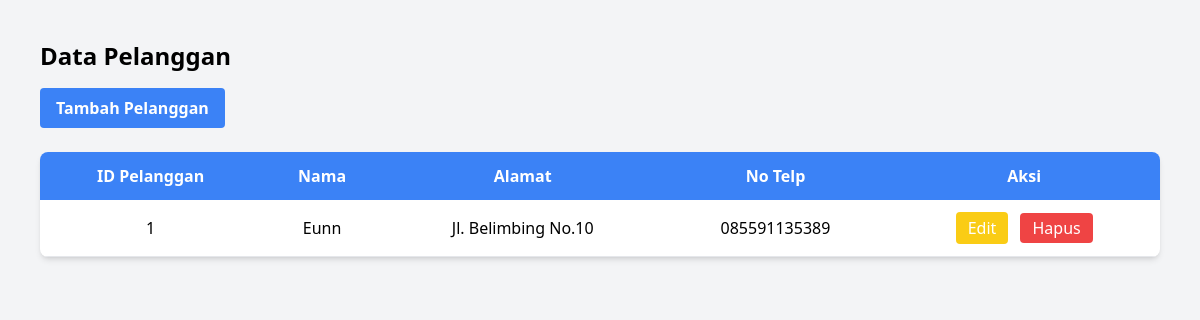
Page /pages/pelanggan.php (signed in) on the committed database.
### tables this page shows
CREATE TABLE `pelanggan` (
  `Id_pelanggan` int(11) NOT NULL,
  `Nama` varchar(50) DEFAULT NULL,
  `Alamat` varchar(100) DEFAULT NULL,
  `No_telp` varchar(15) DEFAULT NULL
);

### pages/pelanggan.php (the view, shortened to what this page needs)
<?php
include '../include/db.php';
$sql = "SELECT * FROM pelanggan ORDER BY Id_pelanggan ASC";
$result = $conn->query($sql);
?>
<!DOCTYPE html>
<html lang="en">
<head>
    <script src="https://cdn.tailwindcss.com"></script>
</head>
<body class="bg-gray-100 p-10">
    <h1 class="text-2xl font-bold mb-4">Data Pelanggan</h1>
    <button onclick="openAddModal()" class="bg-blue-500 hover:bg-blue-700 text-white font-bold py-2 px-4 rounded mb-6">
        Tambah Pelanggan
    </button>
    <table class="w-full bg-white shadow-md rounded-lg overflow-hidden">
        <thead class="bg-blue-500 text-white">
            <tr>
                <th class="p-3">ID Pelanggan</th>
                <th class="p-3">Nama</th>
                <th class="p-3">Alamat</th>
                <th class="p-3">No Telp</th>
                <th class="p-3">Aksi</th>
            </tr>
        </thead>
        <tbody>
            <?php while ($row = $result->fetch_assoc()): ?>
            <tr class="border-b">
                <td class="p-3 text-center"><?php echo $row['Id_pelanggan']; ?></td>
                <td class="p-3 text-center"><?php echo $row['Nama']; ?></td>
                <td class="p-3 text-center"><?php echo $row['Alamat']; ?></td>
                <td class="p-3 text-center"><?php echo $row['No_telp']; ?></td>
                <td class="p-3 text-center space-x-2">
                    <button onclick="openEditModal(
                        <?php echo $row['Id_pelanggan']; ?>,
                        '<?php echo addslashes($row['Nama']); ?>',
                        '<?php echo addslashes($row['Alamat']); ?>',
                        '<?php echo addslashes($row['No_telp']); ?>'
                    )" class="bg-yellow-400 hover:bg-yellow-500 text-white px-3 py-1 rounded">Edit</button>
                    <a href="?delete=<?php echo $row['Id_pelanggan']; ?>" onclick="return confirm('Yakin ingin hapus?')" class="bg-red-500 hover:bg-red-700 text-white px-3 py-1 rounded">Hapus</a>
                </td>
            </tr>
            <?php endwhile; ?>
        </tbody>
    </table>
</body>
</html>

### rows in the picture
pelanggan: Id_pelanggan "1", Nama "Eunn", Alamat "Jl. Belimbing No.10", No_telp "085591135389"
